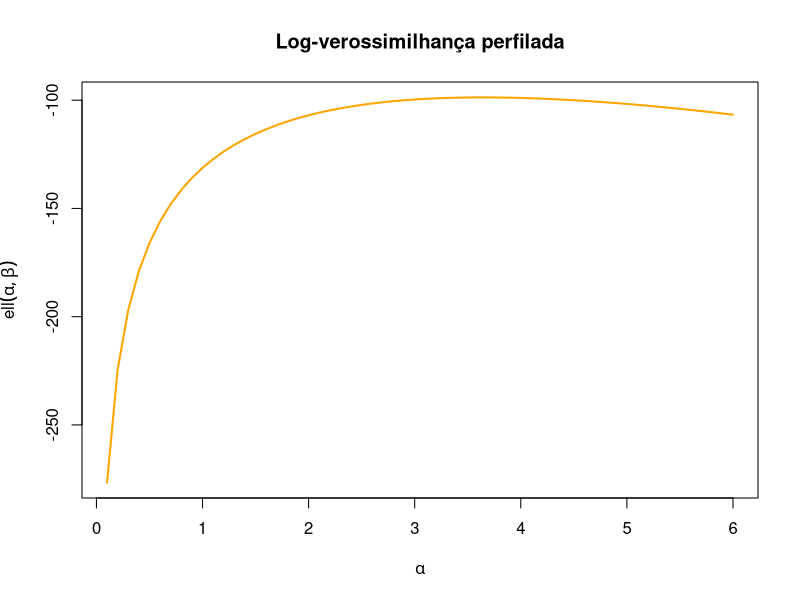

The R script that drew this image:
## ---- chunk 1
set.seed(123)
y <- rgamma(100, shape = 3, rate = 2)
n <- length(y)

loglik <- function(par) {
  alpha <- par[1]
  beta <- par[2]
  if (alpha <= 0 || beta <= 0) return(-Inf)
  n * alpha * log(beta) - n * lgamma(alpha) + (alpha - 1) * sum(log(y)) - beta * sum(y)
}

res_a <- optim(par = c(1, 1), fn = function(par) -loglik(par), method = "L-BFGS-B", lower = c(1e-5, 1e-5))
res_a$par
## ---- chunk 2

set.seed(123)
y <- rgamma(100, shape = 3, rate = 2)
n <- length(y)

loglik <- function(par) {
  alpha <- par[1]
  beta <- par[2]
  if (alpha <= 0 || beta <= 0) return(-Inf)
  n * alpha * log(beta) - n * lgamma(alpha) + (alpha - 1) * sum(log(y)) - beta * sum(y)
}

alpha_seq <- seq(0.1, 6, by = 0.1)
loglik_vals <- numeric(length(alpha_seq))

for (i in seq_along(alpha_seq)) {
  alpha <- alpha_seq[i]
  beta_hat <- n * alpha / sum(y)
  loglik_vals[i] <- loglik(c(alpha, beta_hat))
}

plot(alpha_seq, loglik_vals, type = "l", col = "orange", lwd = 2,
     xlab = expression(alpha),
     ylab = expression(ell(alpha, hat(beta))),
     main = "Log-verossimilhança perfilada")
## ---- chunk 3
set.seed(123)
y <- rgamma(100, shape = 3, rate = 2)
n <- length(y)

loglik <- function(par) {
  alpha <- par[1]
  beta <- par[2]
  if (alpha <= 0 || beta <= 0) return(-Inf)
  n * alpha * log(beta) - n * lgamma(alpha) + (alpha - 1) * sum(log(y)) - beta * sum(y)
}

loglik_profile <- function(alpha) {
  if (alpha <= 0) return(-Inf)
  beta_hat <- n * alpha / sum(y)
  loglik(c(alpha, beta_hat))
}

res_b2 <- optim(par = 1, fn = function(alpha) -loglik_profile(alpha),
                method = "L-BFGS-B", lower = 1e-5)


alpha_hat_b2 <- res_b2$par
beta_hat_b2 <- n * alpha_hat_b2 / sum(y)

cat("Estimativas perfiladas:\n")
cat("alpha =", alpha_hat_b2, "\n")
cat("beta =", beta_hat_b2, "\n")

## ---- chunk 4

set.seed(42)
x <- rcauchy(100, location = 2, scale = 1)  # Cauchy(θ=2, γ=1)

# Função de log-verossimilhança da Cauchy
loglik_cauchy <- function(par) {
  theta <- par[1]
  gamma <- par[2]
  if (gamma <= 0) return(-Inf)
  -length(x) * log(pi * gamma) - sum(log(1 + ((x - theta) / gamma)^2))
}

# Otimização numérica para encontrar os EMVs
res <- optim(par = c(median(x), 1), fn = function(par) -loglik_cauchy(par),
             method = "L-BFGS-B", lower = c(-Inf, 1e-6))

theta_hat <- res$par[1]
gamma_hat <- res$par[2]

cat("Estimativas por Máxima Verossimilhança:\n")
cat("theta =", theta_hat, "\n")
cat("gamma =", gamma_hat, "\n")
## ---- chunk 5

# Dados do exemplo (Bolfarine e Sandoval, 2010)
x <- c(0.3374, 0.9285, 0.6802, -0.2139, 0.1052,
       -0.9793, -0.2623, -0.1964, 0.5234, -0.0349,
       -0.6082, 0.7509, 0.3424, -0.7010, -0.2605,
       0.4077, -0.7435, 0.9862, 0.9704, 0.5313)

# Função escore (1ª derivada)
S <- function(theta, X = x) {
  sum(X / (1 + theta * X))
}

# Função Hessiana (2ª derivada negativa)
H <- function(theta, X = x) {
  sum(X^2 / (1 + theta * X)^2)
}

newton_raphson <- function(S, H, x0, tol = 1e-10, max_iter = 100) {
  iter <- numeric()
  theta <- x0
  for (k in 1:max_iter) {
    iter <- c(iter, theta)
    delta <- S(theta) / H(theta)
    theta_new <- theta + delta
    if (abs(theta_new - theta) < tol) {
      iter <- c(iter, theta_new)
      break
    }
    theta <- theta_new
  }
  list(theta_hat = theta, iter = iter)
}

theta0 <- mean(x)
res <- newton_raphson(S, H, x0 = theta0)

L_theta <- function(t, X = x) {
  sum(log(1 + t * X))
}

tabela <- data.frame(
  k = seq_along(res$iter) - 1,
  `theta^(k)` = res$iter,
  `log L(theta^(k))` = sapply(res$iter, L_theta)
)

knitr::kable(tabela, col.names = c("k", "$\\hat\\theta^{(k)}$", "$\\ell(\\hat\\theta^{(k)})$"), digits = 6)
